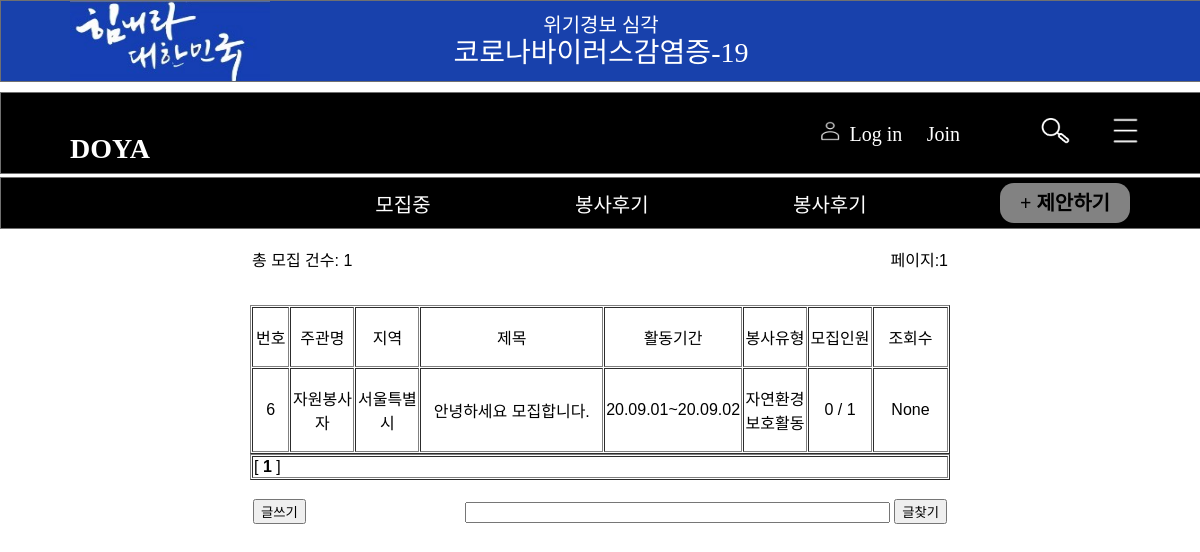
/post/, run on an earlier commit of the app's database.
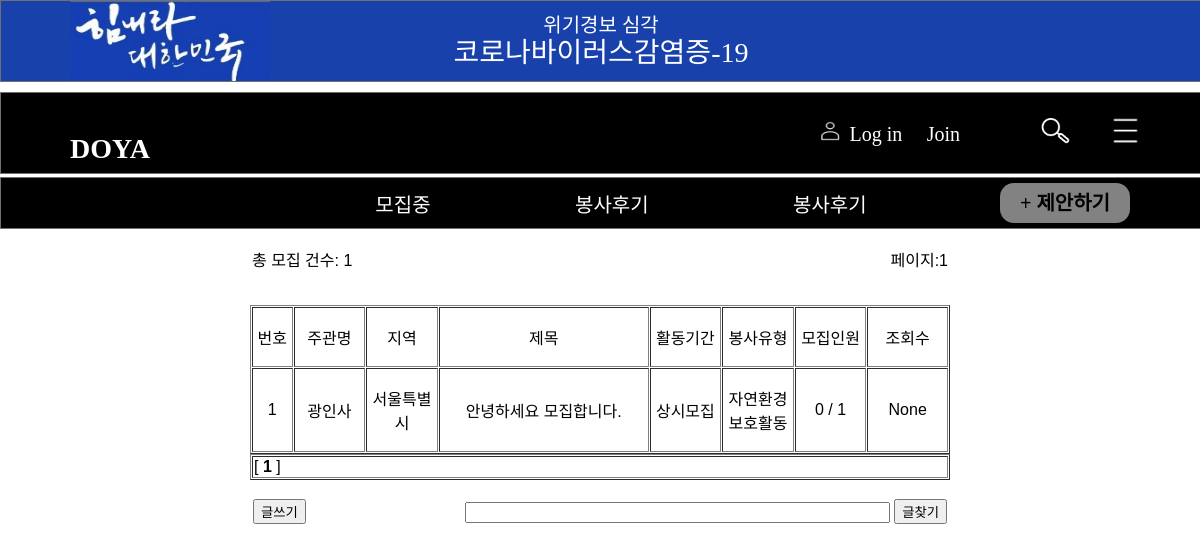
And on a later commit of the database.
### firstapp/models.py (models this page shows)
class write_post(models.Model):
    title = models.CharField(max_length=50, blank=True)
    area = models.CharField(choices=area_lst, max_length=17, null=True, blank=True)
    term = models.CharField(max_length=100, blank=True)
    volunteer_type = models.CharField(choices=voluteer_type_lst, max_length=8, null=True, blank=True)
    how_many = models.IntegerField(null=True, blank=True)
    photo = models.ImageField(blank=True, null=True)
    memo1 = models.CharField(max_length=1000, blank=True)
    memo2 = models.CharField(max_length=1000, blank=True)
    memo3 = models.CharField(max_length=1000, blank=True)
    hits = models.IntegerField(null=True, blank=True)
    name = models.CharField(max_length=50, blank=True)
    email = models.CharField(max_length=50, blank=True)
    phone_num = models.CharField(max_length=30)
    affiliation = models.CharField(max_length=30, blank=True)

### firstapp/views.py (the view)
# urls.py: path('post/', views.post, name='post'),
def post(request):
    post_lst = write_post.objects.order_by('-id')[0:10]
    current_page = 1
    total_cnt = write_post.objects.all().count()
    helper = page_helper()
    total_page_lst = helper.getTotalPage_lst(total_cnt, row_per_page)
    context = {
        'post_lst' : post_lst,
        'total_cnt' : total_cnt,
        'current_page' : current_page,
        'total_page_lst' : total_page_lst
    }
    return render(request, 'post.html', context)

### firstapp/views.py (called while the page is built)
    def getTotalPage_lst(self, total_cnt, row_per_page):
        if ((total_cnt % row_per_page == 0)):
            self.total_pages = total_cnt // row_per_page
            print('get total page #1')
        else:
            self.total_pages = (total_cnt // row_per_page) + 1
            print('get total_page #2')
        self.total_page_lst = []
        for j in range(self.total_pages):
            self.total_page_lst.append(j + 1)
        return self.total_page_lst

### firstapp/templates/post.html (shortened to what this page needs)
<!DOCTYPE html>
{% load static %}
<html lang="en">
{% load static %}
<head>
    <link rel ="stylesheet" href="{% static 'post.css' %}">
</head>
<body>
    <header>
        <div class="head_1">
            <img class="title" src="{% static 'img/header.jpg'%}">
            <div class="head_1_text1">위기경보 심각</div>
            <div class='head_1_text2'>코로나바이러스감염증-19</div>
        </div>
        <div class="head_2">
            <div><a class="name" href='{% url 'main' %}'>DOYA</a></div>
            <div class="search_bar">
                <div class="head_2_text">
                    <img class="login_img" src="{% static 'img/login.PNG'%}">
                    <a class="login" href='{% url 'login' %}'>Log in</a> <a class="join" href='{% url 'signin' %}'>Join</a>
                </div>
                <div><img class="search_img" src="{% static 'img/search.PNG'%}"></div>
                <div><img class="menu_img" src="{% static 'img/menu.PNG'%}"></div>
            </div>
        </div>
    </header>
    <nav class="menubar">
        <ul>
            <li><a href='{% url 'post' %}'>모집중</a></li>
            <li><a>봉사후기</a></li>
            <li><a>봉사후기</a></li>
        </ul>
        <div class="right_box">
            <div class="right_m">+ 제안하기</div>
        </div>
    </nav>
    <contain class="lists">
        <div>
            <table cellspacing=1 width=700 border=0>
                <tr>
                    <td>총 모집 건수: {{ total_cnt }}</td>
                    <td><p align=right> 페이지:{{ current_page }}</td>
                </tr>
            </table>
            <table cellspacing=1 width=700 border=1>
                <tr>
                    <td width=50><p align=center>번호</p></td>
                    <td width=100><p align=center>주관명</p></td>
                    <td width=100><p align=center>지역</p></td>
                    <td width=320><p align=center>제목</p></td>
                    <td width=100><p align=center>활동기간</p></td>
                    <td width=100><p align=center>봉사유형</p></td>
                    <td width=100><p align=center>모집인원</p></td>
                    <td width=100><p align=center>조회수</p></td>
                </tr>
                {% if post_lst %}
                    <ul>
                        {% for post in post_lst %}
                        <tr>
                        <td width=50><p align=center>{{ post.pk }}</p></td>
                        <td width=100><p align=center>{{ post.affiliation }}</p></td>
                        <td width=100><p align=center>{{ post.area }}</p></td>
                        <td width=320>
                            <p align=center>
                                <a href="/post/page/{{ post.pk }}" title="{{ post.title }}">{{ post.title }}
                            </p>
                        </td>
                        <td width=100><p align=center>{{ post.term }}</p></td>
                        <td width=100><p align=center> {{ post.volunteer_type }}</p></td>
                        <td width=100><p align=center> 0 / {{ post.how_many }}</p></td>
                        <td width=100><p align=center>{{ post.hits }}</p></td>
                        </tr>
                        {% endfor %}
                    </ul>
                {% else %}
                    <p>No Data.</p>
                {% endif %}
            </table>
            <table cellspacing=1 width=700 border=1 >
                <tr>
                    <td>
                    {% for page in total_page_lst %}
                    <a href="/post" >
                    [
                    {% ifequal page current_page %}
                        <b>
                    {% endifequal %}
                    {{page}}
                    {% ifequal page current_page  %}
                        </b>
                    {% endifequal %}
                    ]
                    {% endfor %}
                    </td>
                </tr>
            </table>
            <table width=700>
                <tr>
                    <td><input type=button value="글쓰기"  OnClick="window.location='{% url 'write_page' %}'"></td>
                    <td><form name=searchf method=post action="/searchWithSubject/">
                        <p align=right><input type=text name=searchStr size=50  maxlength=50>
                        <input type=submit value="글찾기"></p>
                    </td>
                </tr>
            </table>
        </div>
    </contain>
</body>
</html>

### firstapp/static/post.css (style rules this page uses)
* { text-decoration: none; list-style: none; font-family: 'Nanum Gothic', sans-serif; }
body { position: relative; margin: 0px; padding: 0px; }
header .head_1 { width: 100%; height: 80px; border: solid 1px #707070; background-color: #1841ac; display: flex; flex-direction: column; justify-content: center; align-items: center; }
header .title { position: absolute; left: 70px; width: 200px; height: 80px; }
header .head_1_text1 { font-family: NanumSquareRoundB; font-size: 20px; font-weight: normal; font-stretch: normal; font-style: normal; line-height: 1.15; letter-spacing: normal; text-align: center; color: #ffffff; }
header .head_1_text2 { font-family: NanumSquareRoundB; font-size: 28px; font-weight: normal; font-stretch: normal; font-style: normal; line-height: 1.14; letter-spacing: normal; text-align: center; color: #ffffff; }
header .head_2 { display: flex; align-items: center; margin-top: 10px; width: 100%; height: 80px; border: solid 1px #707070; background-color: #000000; }
header .name { position: absolute; left: 70px; font-family: NanumSquareRoundB; font-size: 28px; font-weight: bold; font-stretch: normal; font-style: normal; line-height: 1.14; letter-spacing: normal; text-align: center; color: #ffffff; }
header .login_img { margin-right: 5px; width: 20px; height: 20px; }
header .login { width: 70px; height: 27px; margin-right: 20px; font-family: NanumSquareRoundL; font-size: 20px; font-weight: normal; font-stretch: normal; font-style: normal; line-height: 1.12; letter-spacing: normal; text-align: left; color: #ffffff; }
header .join { width: 46px; height: 27px; font-family: NanumSquareRoundL; font-size: 20px; font-weight: normal; font-stretch: normal; font-style: normal; line-height: 1.12; letter-spacing: normal; text-align: left; color: #ffffff; margin-right: 80px; }
header .search_bar { display: flex; position: absolute; right: 50px; justify-content: flex-end; align-items: center; width: 400px; height: 50px; }
header .search_img { width: 30px; height: 30px; margin-right: 40px; }
header .menu_img { width: 30px; height: 30px; margin-right: 10px; }
.menubar { width: 100%; height: 50px; border: solid 1px #707070; background-color: black; margin-top: 3px; display: flex; align-items: center; justify-content: center; }
.menubar ul li { color: white; font-family: NanumSquareRoundL; font-size: 20px; font-weight: normal; font-stretch: normal; font-style: normal; display: inline; margin: 70px; }
.menubar .right_box { position: absolute; right: 70px; display: flex; width: 130px; height: 40px; opacity: 0.51; border-radius: 14px; background-color: #ffffff; z-index: 1; }
.menubar .right_m { display: flex; justify-content: center; align-items: center; width: 150px; font-family: NanumSquareRoundB; font-size: 20px; font-weight: bold; font-stretch: normal; font-style: normal; line-height: 1.14; letter-spacing: normal; text-align: center; z-index: 3; }
.lists { display: flex; flex-direction: column; justify-content: center; align-items: center; }

### firstapp/templates/post.html (style rules this page uses)
.menubar a { text-decoration:none ; color:white }
.head_2 a { text-decoration:none ; color:white }
.lists a { text-decoration:none ; color:black }

What changed in the data, as far as the page shows it:
removed write_post: pk "6", affiliation "자원봉사자", area "서울특별시", title "안녕하세요 모집합니다.", term "20.09.01~20.09.02", volunteer_type "자연환경보호활동", how_many "1", hits "None"
added write_post: pk "1", affiliation "광인사", area "서울특별시", title "안녕하세요 모집합니다.", term "상시모집", volunteer_type "자연환경보호활동", how_many "1", hits "None"
